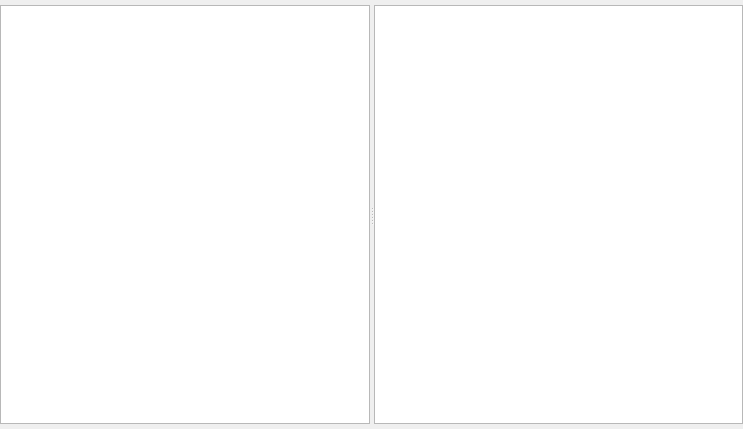
<?xml version="1.0" encoding="UTF-8"?>
<ui version="4.0">
 <class>DiscogsViewer</class>
 <widget class="QWidget" name="DiscogsViewer">
  <property name="geometry">
   <rect>
    <x>0</x>
    <y>0</y>
    <width>743</width>
    <height>429</height>
   </rect>
  </property>
  <property name="windowTitle">
   <string>MainWindow</string>
  </property>
  <property name="styleSheet">
   <string notr="true"/>
  </property>
  <layout class="QVBoxLayout" name="verticalLayout_3">
   <property name="leftMargin">
    <number>0</number>
   </property>
   <property name="topMargin">
    <number>5</number>
   </property>
   <property name="rightMargin">
    <number>0</number>
   </property>
   <property name="bottomMargin">
    <number>5</number>
   </property>
   <item>
    <layout class="QVBoxLayout" name="verticalLayout_2">
     <item>
      <widget class="QSplitter" name="splitter">
       <property name="sizePolicy">
        <sizepolicy hsizetype="Expanding" vsizetype="MinimumExpanding">
         <horstretch>0</horstretch>
         <verstretch>0</verstretch>
        </sizepolicy>
       </property>
       <property name="orientation">
        <enum>Qt::Horizontal</enum>
       </property>
       <widget class="QListView" name="m_albumList">
        <property name="horizontalScrollBarPolicy">
         <enum>Qt::ScrollBarAlwaysOff</enum>
        </property>
        <property name="selectionRectVisible">
         <bool>false</bool>
        </property>
       </widget>
       <widget class="QWidget" name="layoutWidget">
        <layout class="QHBoxLayout" name="horizontalLayout_2">
         <item>
          <widget class="QTableView" name="m_albumTable">
           <property name="tabKeyNavigation">
            <bool>false</bool>
           </property>
           <property name="selectionMode">
            <enum>QAbstractItemView::ContiguousSelection</enum>
           </property>
           <property name="selectionBehavior">
            <enum>QAbstractItemView::SelectRows</enum>
           </property>
           <attribute name="horizontalHeaderHighlightSections">
            <bool>false</bool>
           </attribute>
           <attribute name="verticalHeaderHighlightSections">
            <bool>false</bool>
           </attribute>
          </widget>
         </item>
        </layout>
       </widget>
      </widget>
     </item>
    </layout>
   </item>
  </layout>
 </widget>
 <resources/>
 <connections/>
</ui>
